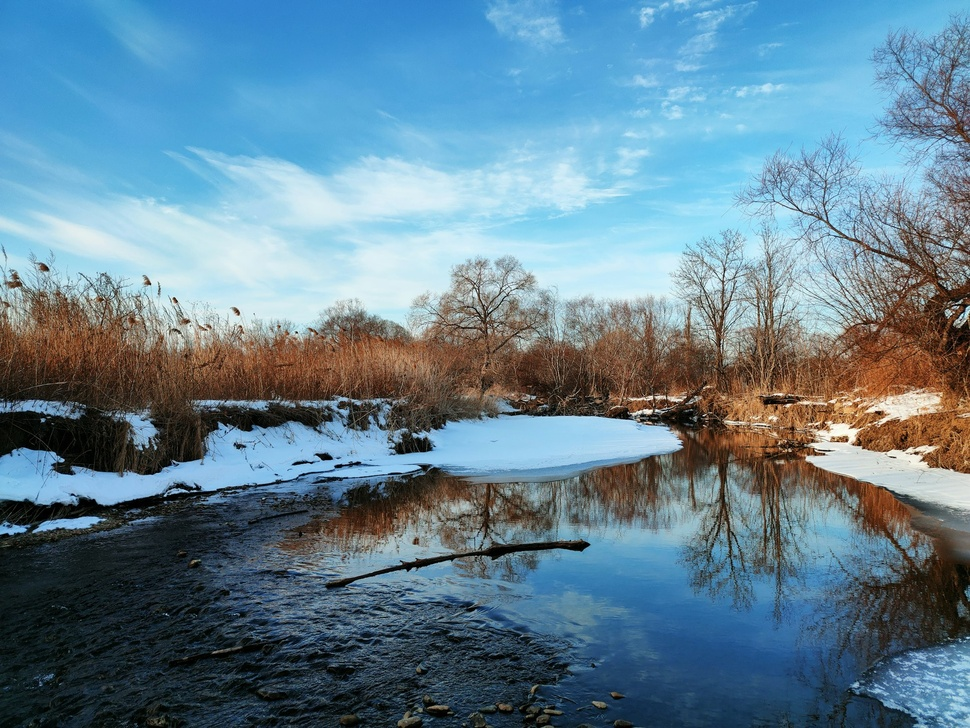
#> input picture 8thSemester/DIP/DIP ASSIGNMENT/Assignment2/input.jpg, 970 x 728 px, shrunk from 1974 x 1481 before the run
$ python a4a.py
#> lines starting #> are read from the running program, lines starting #| are printed output that depends on the picture
import cv2
import numpy as np
import matplotlib.pyplot as plt
img = cv2.imread('input.jpg', cv2.IMREAD_GRAYSCALE)
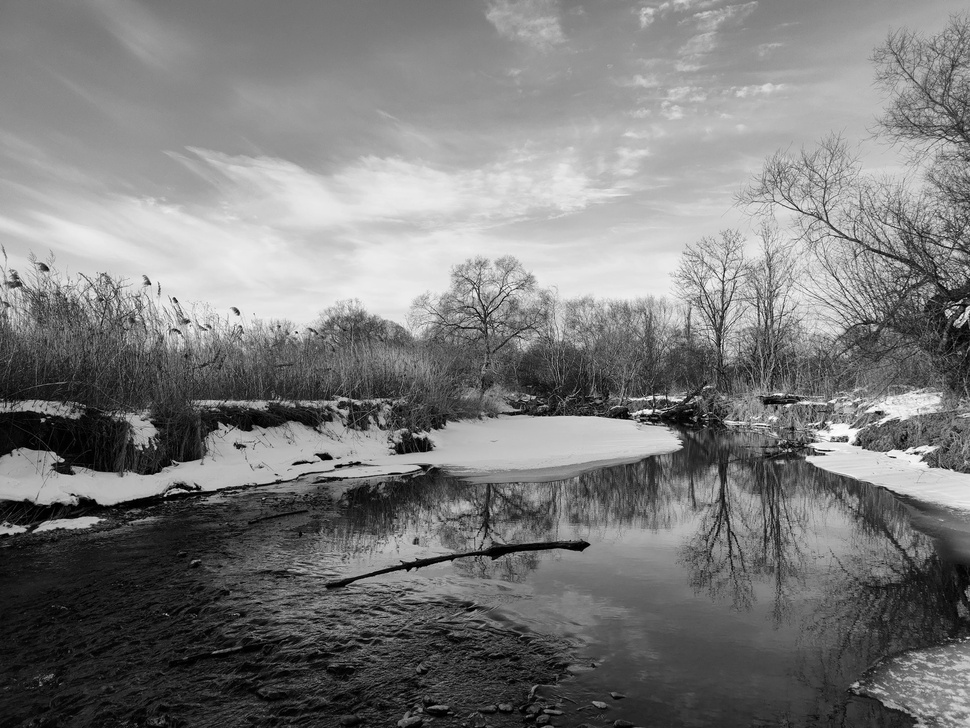
#> img: shape (728, 970); min 0, max 255, mean 122.7
smoothed = cv2.blur(img, (3, 3))
plt.imshow(smoothed, cmap='gray'); plt.title('Moving Average'); plt.axis('off'); plt.show()
